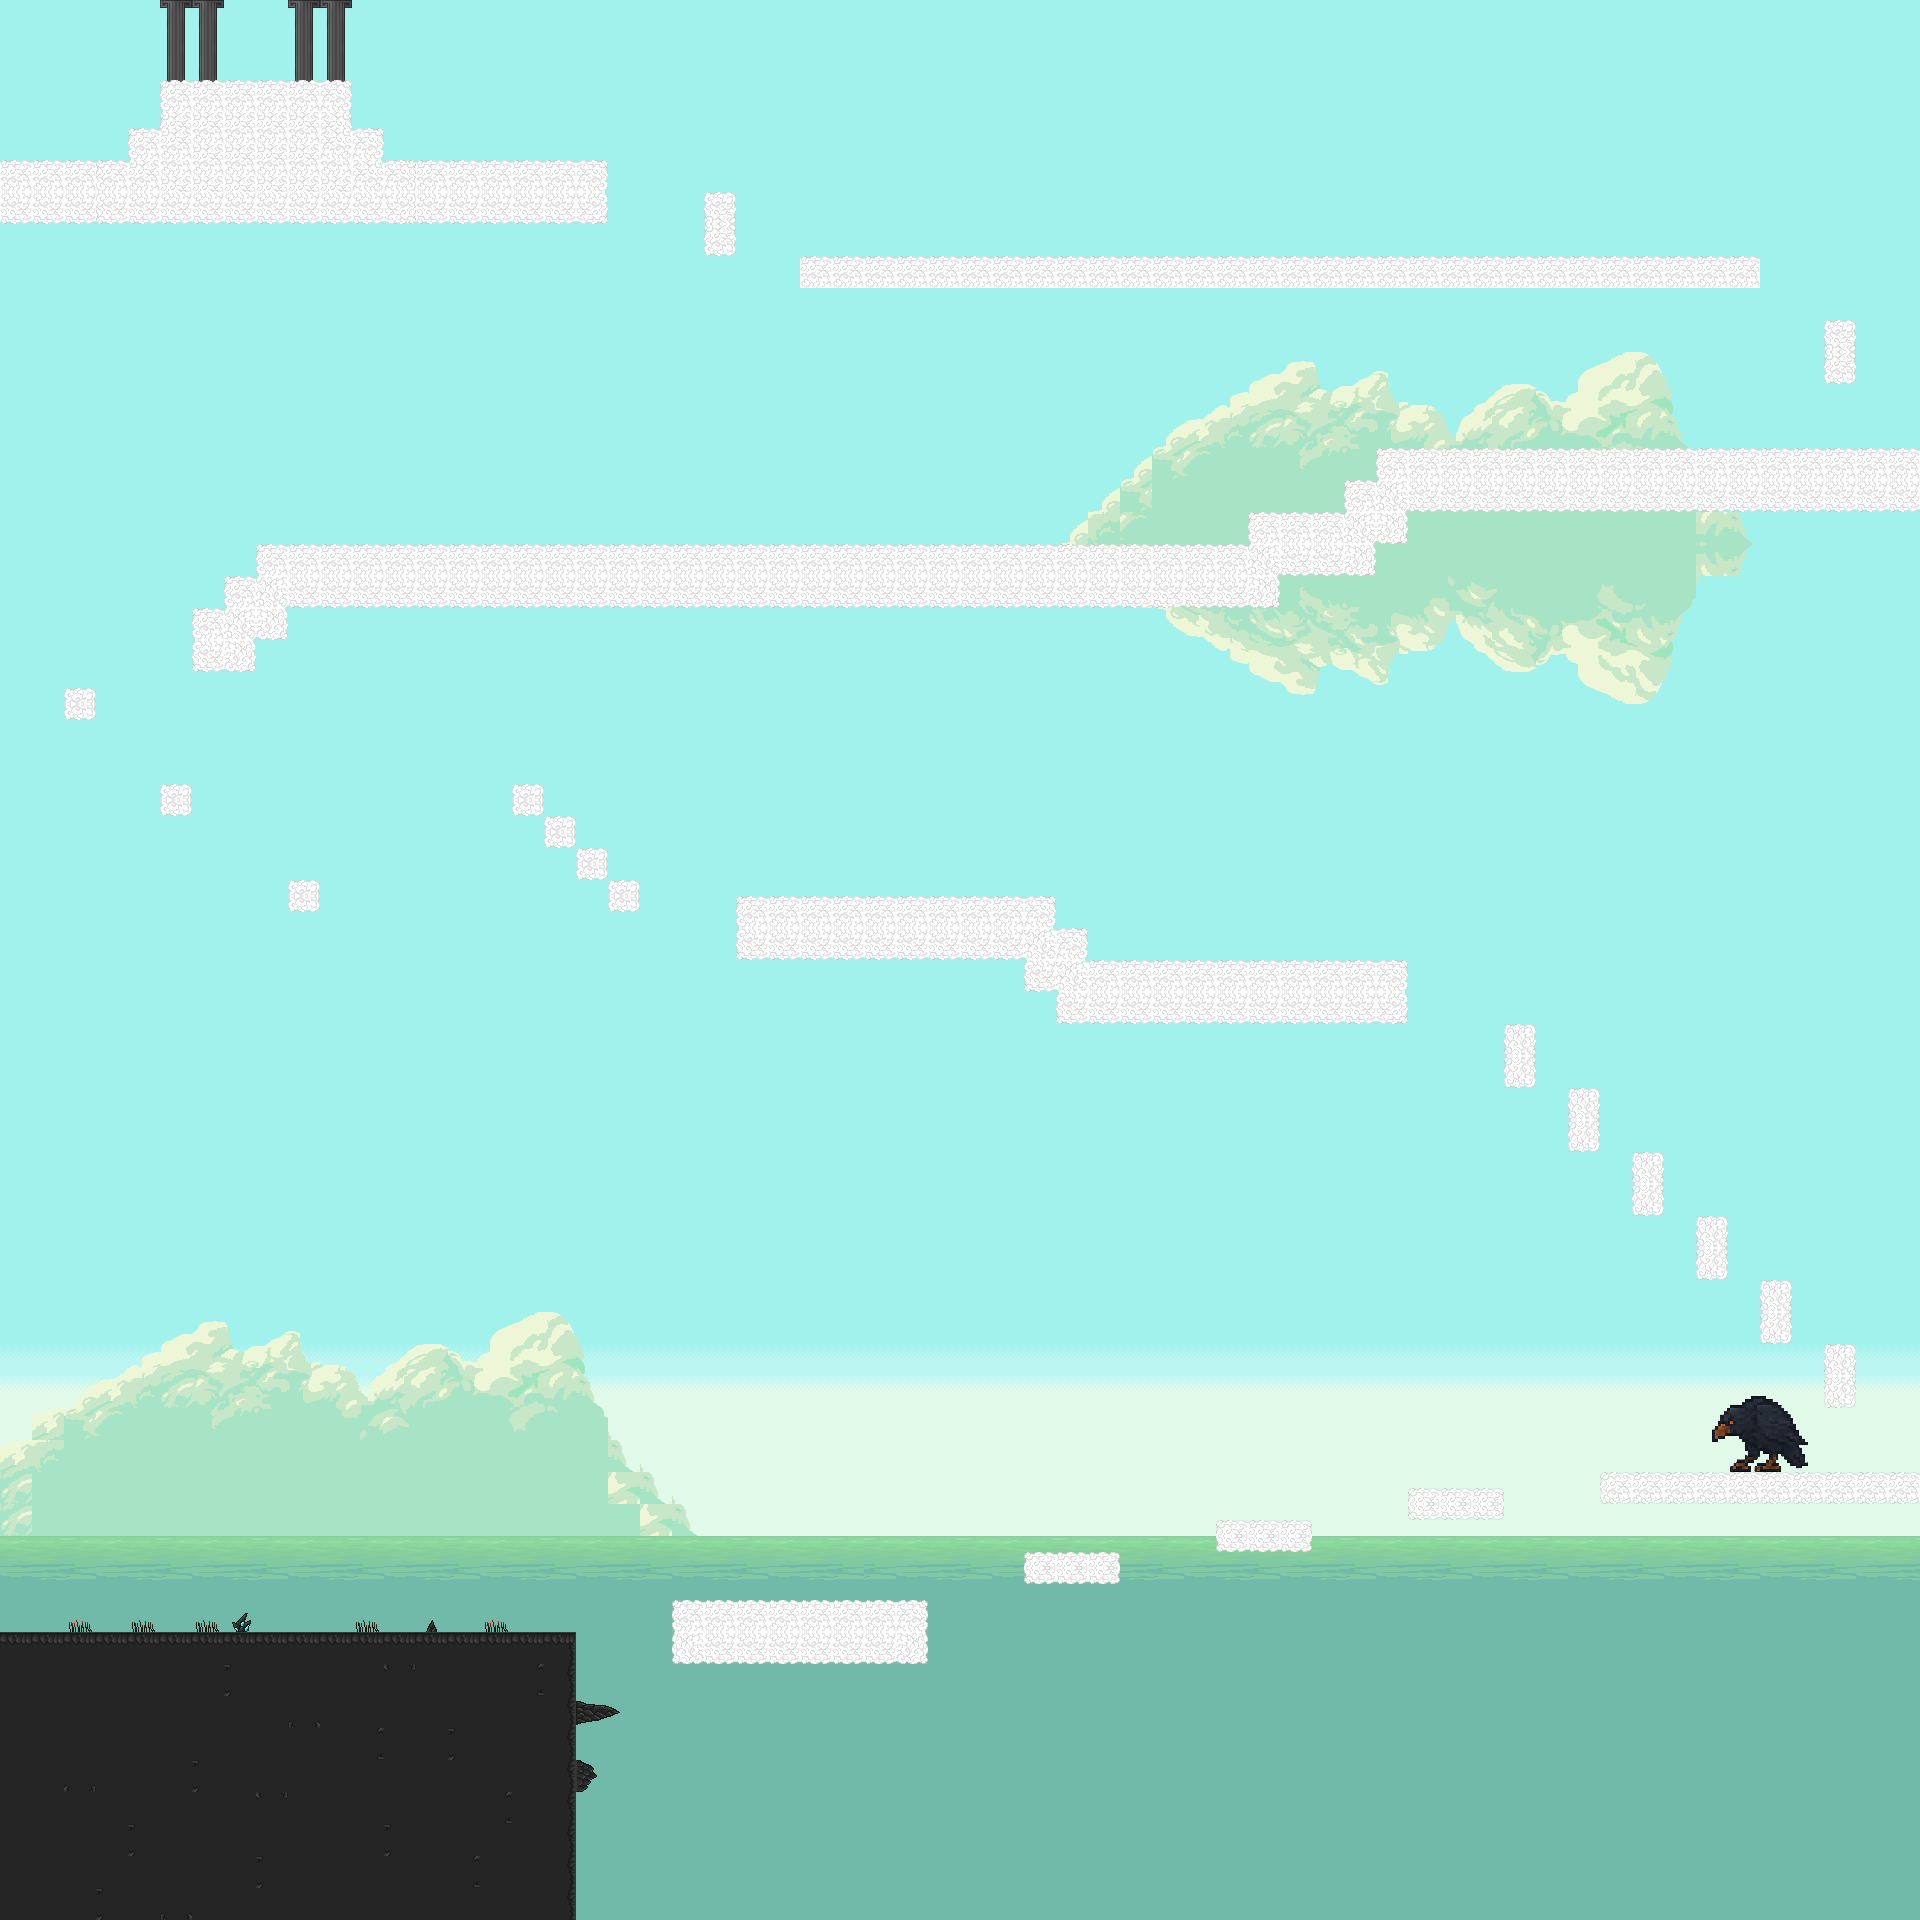

A level layout from a 2D game, rendered from its tile map. Below: a short description, then the map file with tile-grid data replaced by summaries:
An orthogonal 60x60 tile map with 32x32 px tiles, 3 tile layers (background, décor, décor2), 7 tilesets and 54 objects (38x collision, 9x entity, 2x spawn, 2x way, death, ...).

<map version="1.10" tiledversion="1.11.2" orientation="orthogonal" renderorder="right-down" width="60" height="60" tilewidth="32" tileheight="32" infinite="0" nextlayerid="8" nextobjectid="63">
 <tileset firstgid="1" source="tiles/ciel.tsx" />
 <tileset firstgid="28" source="tiles/mer.tsx" />
 <tileset firstgid="37" source="tiles/decor_grotte.tsx" />
 <tileset firstgid="293" source="tiles/nuages.tsx" />
 <tileset firstgid="412" source="tiles/decor_ciel.tsx" />
 <tileset firstgid="668" source="tiles/items.tsx" />
 <tileset firstgid="1692" source="tiles/oizo.tsx" />
 <layer id="1" name="background" width="60" height="60">
  <data>[3600 cells, 3600 non-empty, 40 distinct tile ids]</data>
 </layer>
 <layer id="2" name="décor" width="60" height="60">
  <data>[3600 cells, 529 non-empty, 134 distinct tile ids]</data>
 </layer>
 <layer id="3" name="décor2" width="60" height="60">
  <data>[3600 cells, 194 non-empty, 34 distinct tile ids]</data>
 </layer>
 <objectgroup id="4" name="collision">
  <object id="1" type="collision" x="0.00390625" y="1632" width="576.004" height="288" />
  <object id="2" type="collision" x="672" y="1600" width="256.008" height="63.9961" />
  <object id="3" type="death" x="576.25" y="1906.5" width="1343.75" height="6.75" />
  <object id="4" type="collision" x="-5.45455" y="0" width="5.45455" height="1919.67" />
  <object id="5" type="collision" x="1915.01" y="-0.0434783" width="30.4292" height="1920.04" />
  <object id="6" type="collision" x="1024.03" y="1552" width="95.9375" height="32" />
  <object id="7" type="collision" x="1216.01" y="1520" width="95.9375" height="32" />
  <object id="8" type="collision" x="1408" y="1487.99" width="95.9375" height="32" />
  <object id="9" type="collision" x="1600.01" y="1472" width="319.992" height="32" />
  <object id="10" type="collision" x="1824" y="1344" width="32.25" height="64" />
  <object id="11" type="collision" x="1759.95" y="1279.99" width="32.25" height="64" />
  <object id="12" type="collision" x="1695.99" y="1216" width="32.25" height="64" />
  <object id="13" type="collision" x="1631.92" y="1152" width="32.25" height="64" />
  <object id="14" type="collision" x="1567.96" y="1087.99" width="32.25" height="64" />
  <object id="15" type="collision" x="1503.98" y="1024.01" width="32.25" height="64" />
  <object id="16" type="collision" x="1056" y="960" width="351.996" height="64.0078" />
  <object id="17" type="collision" x="1023.94" y="927.992" width="64.0703" height="63.9453" />
  <object id="18" type="collision" x="736.016" y="896.004" width="319.988" height="64.0117" />
  <object id="19" type="collision" x="608" y="880" width="31.9995" height="32" />
  <object id="20" type="collision" x="576" y="847.988" width="32" height="31.9648" />
  <object id="21" type="collision" x="543.991" y="815.99" width="32" height="31.9648" />
  <object id="22" type="collision" x="512.007" y="784.001" width="32" height="31.9648" />
  <object id="23" type="collision" x="288.008" y="880.002" width="32" height="31.9648" />
  <object id="24" type="collision" x="160.002" y="783.989" width="32" height="31.9648" />
  <object id="25" type="collision" x="63.9924" y="687.994" width="32" height="31.9648" />
  <object id="26" type="collision" x="192" y="607.994" width="64.054" height="64.0682" />
  <object id="27" type="collision" x="223.993" y="576.009" width="64.054" height="64.0682" />
  <object id="28" type="collision" x="256" y="544.004" width="1023.91" height="63.9961" />
  <object id="29" type="collision" x="1248" y="512.008" width="127.996" height="63.9766" />
  <object id="30" type="collision" x="1344" y="480.004" width="63.9794" height="64.0016" />
  <object id="31" type="collision" x="1375.95" y="447.997" width="543.925" height="64.1279" />
  <object id="33" type="collision" x="0.0078125" y="160" width="607.984" height="63.9844" />
  <object id="34" type="collision" x="127.972" y="128.008" width="256.02" height="31.9844" />
  <object id="35" type="collision" x="160.021" y="80.005" width="191.969" height="47.9716" />
  <object id="36" type="collision" x="-5.125" y="-3.17391" width="1929.56" height="3.17001" />
  <object id="37" type="collision" x="576.182" y="1703.45" width="43" height="19.9091" />
  <object id="52" type="collision" x="1823.67" y="319.979" width="32.3333" height="63.3542" />
  <object id="53" type="collision" x="799.333" y="256" width="959.333" height="31.3333" />
  <object id="54" type="collision" x="703.667" y="191.97" width="32.6667" height="64.0303" />
 </objectgroup>
 <objectgroup id="5" name="spawns">
  <object id="40" name="Cave_Hub" type="spawn" x="61.5076" y="1631.64">
   <point />
  </object>
  <object id="41" name="Cave_Hub" type="way" x="-15" y="1567.89" width="19.9318" height="64" />
 </objectgroup>
 <objectgroup id="6" name="items">
  <object id="55" name="torche_ciel" type="items" gid="670" x="248.25" y="80.25" width="16" height="16" />
 </objectgroup>
 <objectgroup id="7" name="ennemis">
  <object id="43" name="slime" type="entity" x="898.133" y="1599.93">
   <point />
  </object>
  <object id="45" name="slime" type="entity" x="1220.25" y="958.75">
   <point />
  </object>
  <object id="46" name="slime" type="entity" x="851.25" y="896.25">
   <point />
  </object>
  <object id="47" name="slime" type="entity" x="694.083" y="544.25">
   <point />
  </object>
  <object id="48" name="slime" type="entity" x="977.5" y="543.75">
   <point />
  </object>
  <object id="49" name="slime" type="entity" x="1169.33" y="544">
   <point />
  </object>
  <object id="50" name="brizio" type="npc" x="1706.67" y="1389.33" width="104.667" height="82" />
  <object id="58" name="slime" type="entity" x="1693" y="439.5">
   <point />
  </object>
  <object id="59" name="slime" type="entity" x="1506.5" y="422.5">
   <point />
  </object>
  <object id="60" name="slime" type="entity" x="1863.5" y="420">
   <point />
  </object>
  <object id="61" name="Eagle_Fury" type="way" x="-12.375" y="95.75" width="22.5" height="64.125" />
  <object id="62" name="Eagle_Fury" type="spawn" x="50.25" y="158.5">
   <point />
  </object>
 </objectgroup>
</map>
